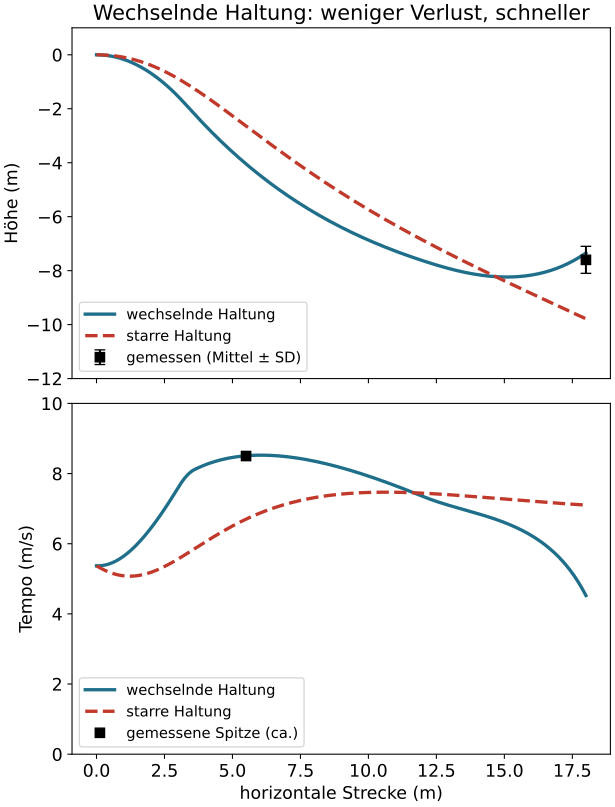

Generate this figure with Python:
# squirrel_glide.py – Aus „Gleithörnchen: Der Gleitflug, der bergauf endet“
# https://wildbionics.com/de/artikel/gleithoernchen/ · Code: MIT-Lizenz
# Braucht: python3 -m pip install numpy scipy matplotlib
# Starten: python3 squirrel_glide.py   (https://wildbionics.com/de/code-ausfuehren/)

import numpy as np
import matplotlib.pyplot as plt
from scipy.integrate import solve_ivp

# Wie viel Höhe kostet ein Gleithörnchen ein 18-m-Gleitflug, und was bringt es, die Haltung zu ändern?
# Werte aus Bahlman et al. 2013 (Nördliches Gleithörnchen, 23 Gleitflüge über 18 m).
MASS = 0.0927            # Körpermasse (kg), aus einer anderen Population: diese Tiere wurden nicht gewogen
AREA = 0.0154            # Flügelfläche (m²), aus der Masse und einer veröffentlichten Flächenbelastung von 59 N/m²
RHO = 1.204              # Luftdichte (kg/m³)
G = 9.81                 # Schwerebeschleunigung (m/s²)
LAUNCH = 5.37            # horizontale Startgeschwindigkeit (m/s), beste Simulation des Papers
TREE = 18.0              # horizontale Entfernung zum Landebaum (m)
DIVE_CL = 0.01           # Auftriebsbeiwert auf den ersten 3 m (das Paper nennt auch 0.05)
END_CL = 5.6             # Auftriebsbeiwert bei der Ankunft: 1.4 plus etwa 300 %, sehr unsicher

# Äquivalente Kraftbeiwerte entlang des Gleitflugs, wie im Text des Papers angegeben
X_NODES = [0.0, 3.0, 3.6, 12.0, 18.0]             # horizontale Strecke (m)
CL_NODES = [DIVE_CL, DIVE_CL, 1.4, 2.1, END_CL]   # 1.4 beim Eintritt ins Kamerabild, +50 % bis 12 m
CD_NODES = [0.05, 0.05, 0.78, 0.975, 0.0]         # 0.78 beim Eintritt, +25 %, dann gegen 0


def changing_pose(x):
    return np.interp(x, X_NODES, CL_NODES), np.interp(x, X_NODES, CD_NODES)


def frozen_pose(x):
    return 1.75, 0.88    # die Mitte der Gleitphase, vom Absprung bis zur Landung gehalten


def no_wing(x):
    return 0.0, 0.0      # ein geworfener Stein: gar keine Luftkraft


def forces(t, state, pose):
    """Zweites Newtonsches Gesetz. Auftrieb wirkt quer zur Bewegungsrichtung, Widerstand entgegen."""
    x, z, vx, vz = state
    speed = np.hypot(vx, vz)
    cl, cd = pose(x)
    k = 0.5 * RHO * speed**2 * AREA / MASS       # Staudruck × Fläche / Masse
    ax = k * (-cd * vx - cl * vz) / speed
    az = k * (-cd * vz + cl * vx) / speed - G
    return [vx, vz, ax, az]


def glide(pose):
    def reached_tree(t, state, pose):
        return state[0] - TREE
    reached_tree.terminal = True
    sol = solve_ivp(forces, (0, 20), [0, 0, LAUNCH, 0], args=(pose,), events=reached_tree, max_step=0.005)
    return sol.t, *sol.y


def report(name, pose):
    t, x, z, vx, vz = glide(pose)
    speed = np.hypot(vx, vz)
    drop = -z[-1]
    print(f"{name}: Höhenverlust {drop:.1f} m, Gleitverhältnis {TREE / drop:.2f}, "
          f"mittleres Tempo {np.trapezoid(speed, t) / t[-1]:.1f} m/s, "
          f"Spitze {speed.max():.1f} m/s bei {x[speed.argmax()]:.1f} m, Ankunft {speed[-1]:.1f} m/s, "
          f"Bahnwinkel am Ende {np.degrees(np.arctan2(vz[-1], vx[-1])):+.0f}°")
    return x, z, speed


print("Gemessen (18-m-Flüge): Höhenverlust 7.6 ± 0.5 m, Gleitverhältnis 2.4, mittleres Tempo 7.2 m/s, Spitze etwa 8.5 m/s bei 5-6 m")
curves = [(report("wechselnde Haltung", changing_pose), "wechselnde Haltung", "-", "#1f6f8b"),
          (report("starre Haltung", frozen_pose), "starre Haltung", "--", "#c0392b")]
report("ganz ohne Flügel", no_wing)

plt.rcParams["font.size"] = 13
fig, (top, bottom) = plt.subplots(2, 1, figsize=(6.4, 8.4), layout="constrained", sharex=True)
for (x, z, speed), label, style, colour in curves:
    top.plot(x, z, ls=style, lw=2.5, color=colour, label=label)
    bottom.plot(x, speed, ls=style, lw=2.5, color=colour, label=label)
top.errorbar(TREE, -7.6, yerr=0.5, fmt="s", ms=7, color="black", capsize=4, label="gemessen (Mittel ± SD)")
top.set_ylabel("Höhe (m)")
top.set_ylim(-12, 1)
top.set_title("Wechselnde Haltung: weniger Verlust, schneller")
top.legend(loc="lower left", fontsize=11)
bottom.plot(5.5, 8.5, "s", ms=7, color="black", label="gemessene Spitze (ca.)")
bottom.set_xlabel("horizontale Strecke (m)")
bottom.set_ylabel("Tempo (m/s)")
bottom.set_ylim(0, 10)
bottom.legend(loc="lower left", fontsize=11)
plt.show()
